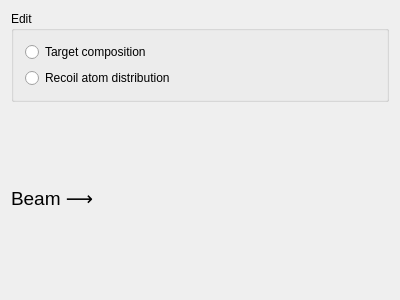
<?xml version="1.0" encoding="UTF-8"?>
<ui version="4.0">
 <class>TargetDialog</class>
 <widget class="QDialog" name="TargetDialog">
  <property name="geometry">
   <rect>
    <x>0</x>
    <y>0</y>
    <width>400</width>
    <height>300</height>
   </rect>
  </property>
  <property name="windowTitle">
   <string>TargetDialog</string>
  </property>
  <layout class="QVBoxLayout" name="verticalLayout">
   <item>
    <widget class="QGroupBox" name="groupBox">
     <property name="title">
      <string>Edit</string>
     </property>
     <layout class="QVBoxLayout" name="verticalLayout_2">
      <item>
       <widget class="QRadioButton" name="targetRadioButton">
        <property name="text">
         <string>Target composition</string>
        </property>
       </widget>
      </item>
      <item>
       <widget class="QRadioButton" name="recoilRadioButton">
        <property name="text">
         <string>Recoil atom distribution</string>
        </property>
       </widget>
      </item>
     </layout>
    </widget>
   </item>
   <item>
    <layout class="QHBoxLayout" name="horizontalLayout">
     <item>
      <widget class="QLabel" name="label">
       <property name="font">
        <font>
         <pointsize>14</pointsize>
        </font>
       </property>
       <property name="text">
        <string>Beam ⟶</string>
       </property>
      </widget>
     </item>
     <item>
      <widget class="QStackedWidget" name="stackedWidget">
       <widget class="QWidget" name="targetPage"/>
       <widget class="QWidget" name="recoilPage"/>
      </widget>
     </item>
    </layout>
   </item>
  </layout>
 </widget>
 <layoutdefault spacing="6" margin="11"/>
 <resources/>
 <connections/>
</ui>
